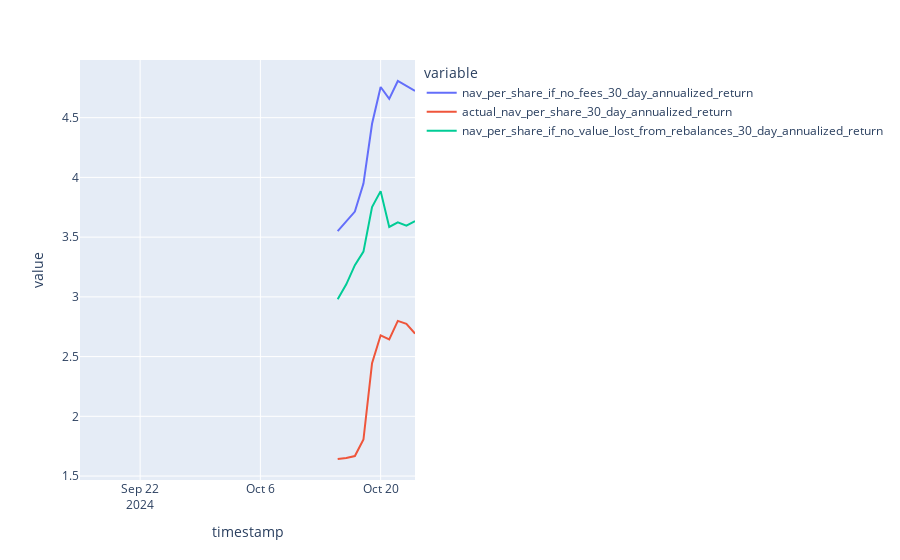

Notebook source saved alongside this figure:
### Code cell
def add_30_day_annualized_return_col(df: pd.DataFrame, col: str):
    # this is rolling
    df[f"{col}_30_day_annualized_return"] = (df[col].diff(periods=30) / df[col].shift(30)) * (365 / 30) * 100


add_30_day_annualized_return_col(df, "actual_nav_per_share")
add_30_day_annualized_return_col(df, "nav_per_share_if_no_fees")
add_30_day_annualized_return_col(df, "nav_per_share_if_no_value_lost_from_rebalances")

px.line(
    df[
        [
            "nav_per_share_if_no_fees_30_day_annualized_return",
            "actual_nav_per_share_30_day_annualized_return",
            "nav_per_share_if_no_value_lost_from_rebalances_30_day_annualized_return",
        ]
    ]
)

### Figure 1 — Plotly figure (JSON) as saved in the notebook; plotly's stock layout.template omitted (floating-point values rounded to 4 significant figures)
{"data": [{"hovertemplate": "variable=nav_per_share_if_no_fees_30_day_annualized_return<br>timestamp=%{x}<br>value=%{y}<extra></extra>", "legendgroup": "nav_per_share_if_no_fees_30_day_annualized_return", "line": {"color": "#636efa", "dash": "solid"}, "marker": {"symbol": "circle"}, "mode": "lines", "name": "nav_per_share_if_no_fees_30_day_annualized_return", "orientation": "v", "showlegend": true, "type": "scatter", "x": ["2024-09-15T00:00:00+00:00", "2024-09-16T00:00:00+00:00", "2024-09-17T00:00:00+00:00", "2024-09-18T00:00:00+00:00", "2024-09-19T00:00:00+00:00", "2024-09-20T00:00:00+00:00", "2024-09-21T00:00:00+00:00", "2024-09-22T00:00:00+00:00", "2024-09-23T00:00:00+00:00", "2024-09-24T00:00:00+00:00", "2024-09-25T00:00:00+00:00", "2024-09-26T00:00:00+00:00", "2024-09-27T00:00:00+00:00", "2024-09-28T00:00:00+00:00", "2024-09-29T00:00:00+00:00", "2024-09-30T00:00:00+00:00", "2024-10-01T00:00:00+00:00", "2024-10-02T00:00:00+00:00", "2024-10-03T00:00:00+00:00", "2024-10-04T00:00:00+00:00", "2024-10-05T00:00:00+00:00", "2024-10-06T00:00:00+00:00", "2024-10-07T00:00:00+00:00", "2024-10-08T00:00:00+00:00", "2024-10-09T00:00:00+00:00", "2024-10-10T00:00:00+00:00", "2024-10-11T00:00:00+00:00", "2024-10-12T00:00:00+00:00", "2024-10-13T00:00:00+00:00", "2024-10-14T00:00:00+00:00", "2024-10-15T00:00:00+00:00", "2024-10-16T00:00:00+00:00", "2024-10-17T00:00:00+00:00", "2024-10-18T00:00:00+00:00", "2024-10-19T00:00:00+00:00", "2024-10-20T00:00:00+00:00", "2024-10-21T00:00:00+00:00", "2024-10-22T00:00:00+00:00", "2024-10-23T00:00:00+00:00", "2024-10-24T00:00:00+00:00"], "xaxis": "x", "y": [null, null, null, null, null, null, null, null, null, null, null, null, null, null, null, null, null, null, null, null, null, null, null, null, null, null, null, null, null, null, 3.551, 3.634, 3.714, 3.949, 4.449, 4.757, 4.657, 4.807, 4.762, 4.724], "yaxis": "y"}, {"hovertemplate": "variable=actual_nav_per_share_30_day_annualized_return<br>timestamp=%{x}<br>value=%{y}<extra></extra>", "legendgroup": "actual_nav_per_share_30_day_annualized_return", "line": {"color": "#EF553B", "dash": "solid"}, "marker": {"symbol": "circle"}, "mode": "lines", "name": "actual_nav_per_share_30_day_annualized_return", "orientation": "v", "showlegend": true, "type": "scatter", "x": ["2024-09-15T00:00:00+00:00", "2024-09-16T00:00:00+00:00", "2024-09-17T00:00:00+00:00", "2024-09-18T00:00:00+00:00", "2024-09-19T00:00:00+00:00", "2024-09-20T00:00:00+00:00", "2024-09-21T00:00:00+00:00", "2024-09-22T00:00:00+00:00", "2024-09-23T00:00:00+00:00", "2024-09-24T00:00:00+00:00", "2024-09-25T00:00:00+00:00", "2024-09-26T00:00:00+00:00", "2024-09-27T00:00:00+00:00", "2024-09-28T00:00:00+00:00", "2024-09-29T00:00:00+00:00", "2024-09-30T00:00:00+00:00", "2024-10-01T00:00:00+00:00", "2024-10-02T00:00:00+00:00", "2024-10-03T00:00:00+00:00", "2024-10-04T00:00:00+00:00", "2024-10-05T00:00:00+00:00", "2024-10-06T00:00:00+00:00", "2024-10-07T00:00:00+00:00", "2024-10-08T00:00:00+00:00", "2024-10-09T00:00:00+00:00", "2024-10-10T00:00:00+00:00", "2024-10-11T00:00:00+00:00", "2024-10-12T00:00:00+00:00", "2024-10-13T00:00:00+00:00", "2024-10-14T00:00:00+00:00", "2024-10-15T00:00:00+00:00", "2024-10-16T00:00:00+00:00", "2024-10-17T00:00:00+00:00", "2024-10-18T00:00:00+00:00", "2024-10-19T00:00:00+00:00", "2024-10-20T00:00:00+00:00", "2024-10-21T00:00:00+00:00", "2024-10-22T00:00:00+00:00", "2024-10-23T00:00:00+00:00", "2024-10-24T00:00:00+00:00"], "xaxis": "x", "y": [null, null, null, null, null, null, null, null, null, null, null, null, null, null, null, null, null, null, null, null, null, null, null, null, null, null, null, null, null, null, 1.643, 1.652, 1.668, 1.806, 2.445, 2.678, 2.645, 2.799, 2.774, 2.692], "yaxis": "y"}, {"hovertemplate": "variable=nav_per_share_if_no_value_lost_from_rebalances_30_day_annualized_return<br>timestamp=%{x}<br>value=%{y}<extra></extra>", "legendgroup": "nav_per_share_if_no_value_lost_from_rebalances_30_day_annualized_return", "line": {"color": "#00cc96", "dash": "solid"}, "marker": {"symbol": "circle"}, "mode": "lines", "name": "nav_per_share_if_no_value_lost_from_rebalances_30_day_annualized_return", "orientation": "v", "showlegend": true, "type": "scatter", "x": ["2024-09-15T00:00:00+00:00", "2024-09-16T00:00:00+00:00", "2024-09-17T00:00:00+00:00", "2024-09-18T00:00:00+00:00", "2024-09-19T00:00:00+00:00", "2024-09-20T00:00:00+00:00", "2024-09-21T00:00:00+00:00", "2024-09-22T00:00:00+00:00", "2024-09-23T00:00:00+00:00", "2024-09-24T00:00:00+00:00", "2024-09-25T00:00:00+00:00", "2024-09-26T00:00:00+00:00", "2024-09-27T00:00:00+00:00", "2024-09-28T00:00:00+00:00", "2024-09-29T00:00:00+00:00", "2024-09-30T00:00:00+00:00", "2024-10-01T00:00:00+00:00", "2024-10-02T00:00:00+00:00", "2024-10-03T00:00:00+00:00", "2024-10-04T00:00:00+00:00", "2024-10-05T00:00:00+00:00", "2024-10-06T00:00:00+00:00", "2024-10-07T00:00:00+00:00", "2024-10-08T00:00:00+00:00", "2024-10-09T00:00:00+00:00", "2024-10-10T00:00:00+00:00", "2024-10-11T00:00:00+00:00", "2024-10-12T00:00:00+00:00", "2024-10-13T00:00:00+00:00", "2024-10-14T00:00:00+00:00", "2024-10-15T00:00:00+00:00", "2024-10-16T00:00:00+00:00", "2024-10-17T00:00:00+00:00", "2024-10-18T00:00:00+00:00", "2024-10-19T00:00:00+00:00", "2024-10-20T00:00:00+00:00", "2024-10-21T00:00:00+00:00", "2024-10-22T00:00:00+00:00", "2024-10-23T00:00:00+00:00", "2024-10-24T00:00:00+00:00"], "xaxis": "x", "y": [null, null, null, null, null, null, null, null, null, null, null, null, null, null, null, null, null, null, null, null, null, null, null, null, null, null, null, null, null, null, 2.98, 3.105, 3.265, 3.379, 3.752, 3.885, 3.585, 3.624, 3.596, 3.634], "yaxis": "y"}], "layout": {"legend": {"title": {"text": "variable"}, "tracegroupgap": 0}, "margin": {"t": 60}, "xaxis": {"anchor": "y", "domain": [0, 1], "title": {"text": "timestamp"}}, "yaxis": {"anchor": "x", "domain": [0, 1], "title": {"text": "value"}}}}
